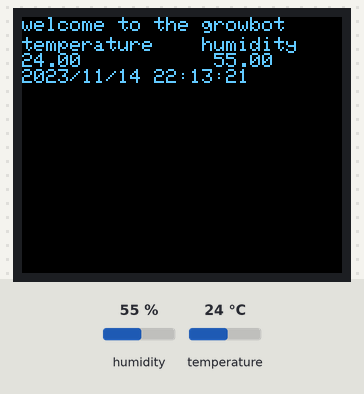
Bench run of a sketch on a simulated Arduino Uno, built with avr-gcc and run on an emulated ATmega328P. Parts: 160×128 colour display. Wiring (inferred from the names in the program): DHT11 sensor: data pin 11. The test bench sets the inputs (shaded band); at power-on: humidity 55 %, temperature 24 °C.

Above: at 2.2 s.
2.3 s: humidity set to 22 %
At 5.8 s:
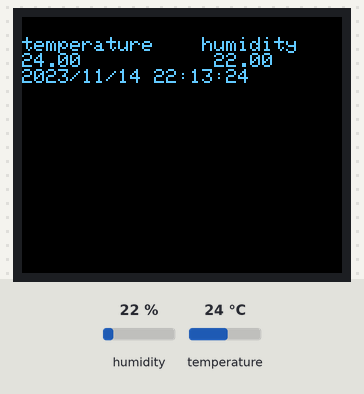
10.1 s: temperature set to 12 °C
At 12.8 s:
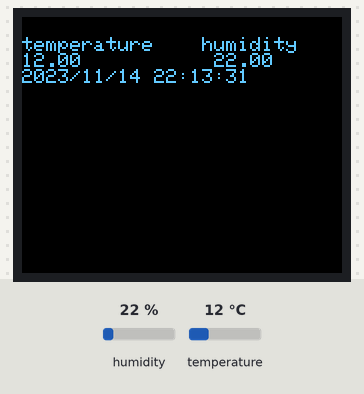
16.7 s: humidity set to 40 %
At 19.8 s:
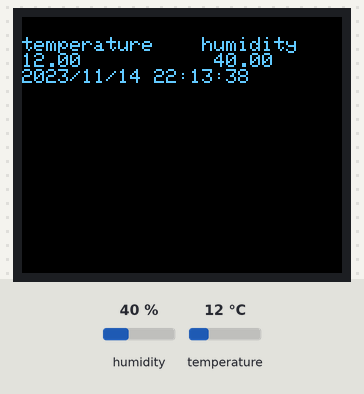
23.8 s: temperature set to 19 °C
At 26.7 s:
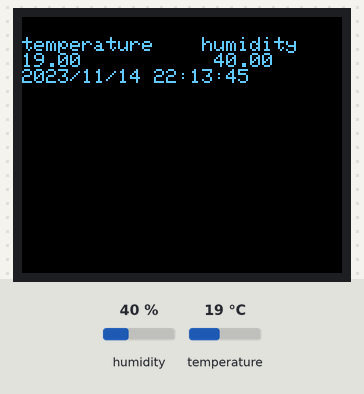
Timing chart, 0 to 28.2 s (numbered marks = the images above; inputs shaded):
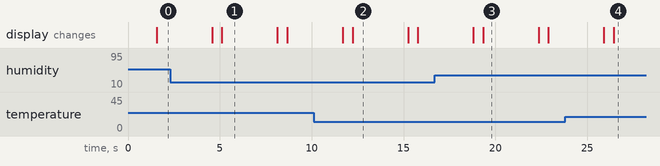

The sketch:

garden.ino
```cpp
#include <SPI.h>
#include <SD.h>
#include <TFT.h>  // Arduino LCD library

#include <Wire.h>
#include "RTClib.h"
#include <DHT11.h>

#define DHTPIN 11
#define DHTTYPE DHT11
#define sd_cs  12
#define lcd_cs 6
#define dc     7
#define rst    8
TFT screen = TFT(lcd_cs, dc, rst);

DHT dht(DHTPIN, DHTTYPE);
/*it's important that we set these variable per DHT sensor on our project*/

RTC_Millis rtc;

void setup () {
    Serial.begin(57600);
    // following line sets the RTC to the date & time this sketch was compiled
    rtc.begin(DateTime(__DATE__, __TIME__));
    screen.begin();
    screen.background(0, 0, 0);
    screen.stroke(100, 200, 255);
    screen.println("welcome to the growbot");
     delay(1000);
}

void loop () {

    DateTime now = rtc.now();
    float h = dht.readHumidity();
    float t = dht.readTemperature();
    screen.text("temperature    humidity", 0,10);
    screen.println("");
    screen.print("");
    screen.print(t);
    screen.print("           ");
    screen.println(h);
    screen.print(now.year(), DEC);
    screen.print('/');
    screen.print(now.month(), DEC);
    screen.print('/');
    screen.print(now.day(), DEC);
    screen.print(' ');
    screen.print(now.hour(), DEC);
    screen.print(':');
    screen.print(now.minute(), DEC);
    screen.print(':');
    screen.print(now.second(), DEC);
    screen.println();
    delay(3000);
    screen.background(0, 0, 0);

}
```

Measured:
- what the display in image 1 shows lasts 3.0 s, from 5.1 s to 8.1 s
